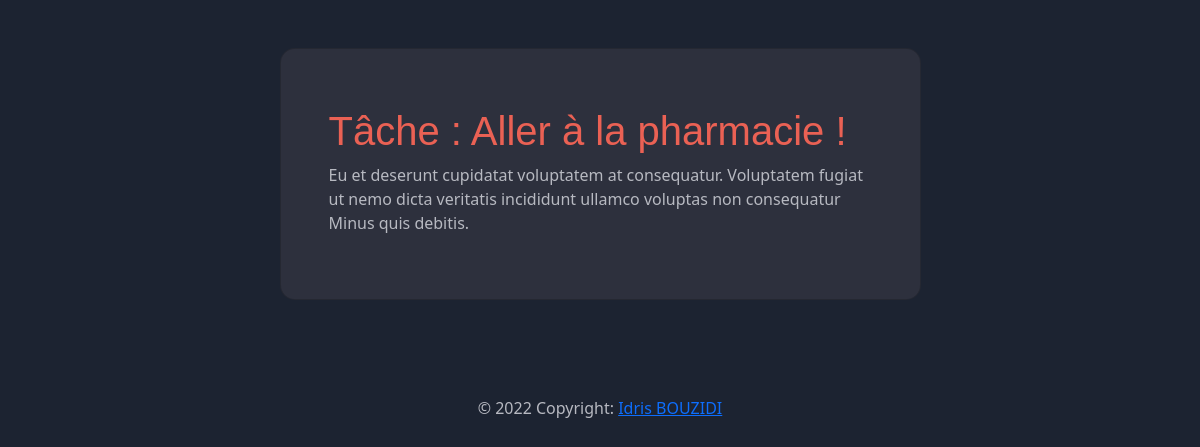
The page /task/1/ (signed in) on the database its author committed.
### app/models.py (models this page shows, shortened)
class Task(models.Model):
    user = models.ForeignKey(User,
                             on_delete=models.CASCADE, null=True, blank=True)
    title = models.CharField(max_length=200)
    description = models.TextField(null=True, blank=True)
    complete = models.BooleanField(default=False)
    create = models.DateTimeField(auto_now_add=True)
    class Meta:
        ordering = ['complete']

### app/views.py (the view)
# urls.py: path('task/<int:pk>/', TaskDetail.as_view(), name='task_detail'),
class TaskDetail(LoginRequiredMixin, DetailView):
    model = Task
    context_object_name = 'task'

### app/templates/app/task_detail.html (shortened to what this page needs)
{% extends 'app/base.html' %}
{% block content %}
<h1>Tâche : {{ task.title }}</h1>
<p>{{ task.description }}</p>
{% endblock content%}

### app/static/app/css/main.css (style rules this page uses)
:root { --content-bg-color: #1C2331; --bg-color-primary: #323544; --bg-color-secondary: #2d303d; --bg-color-black-opacity: rgba(0, 0, 0, 0.2); --text-color-white: #f0f0f0; --text-color-grey-dark: #4B515D; --text-color-grey: #b7b9c1; --text-color-orange: #ea6154; }
body { background-color: var(--content-bg-color); width: 100%; height: 100%; color: var(--text-color-grey); }
h1, h2, h3, h4, h5, h6 { font-family: 'Raleway', sans-serif;; color: var(--text-color-orange); padding-top: 10px; }

### rows shown on the page
Task: title "Aller à la pharmacie !", description "Eu et deserunt cupidatat voluptatem at consequatur. Voluptatem fugiat ut nemo dicta veritatis incididunt ullamco voluptas non consequatur Minus quis debitis."
